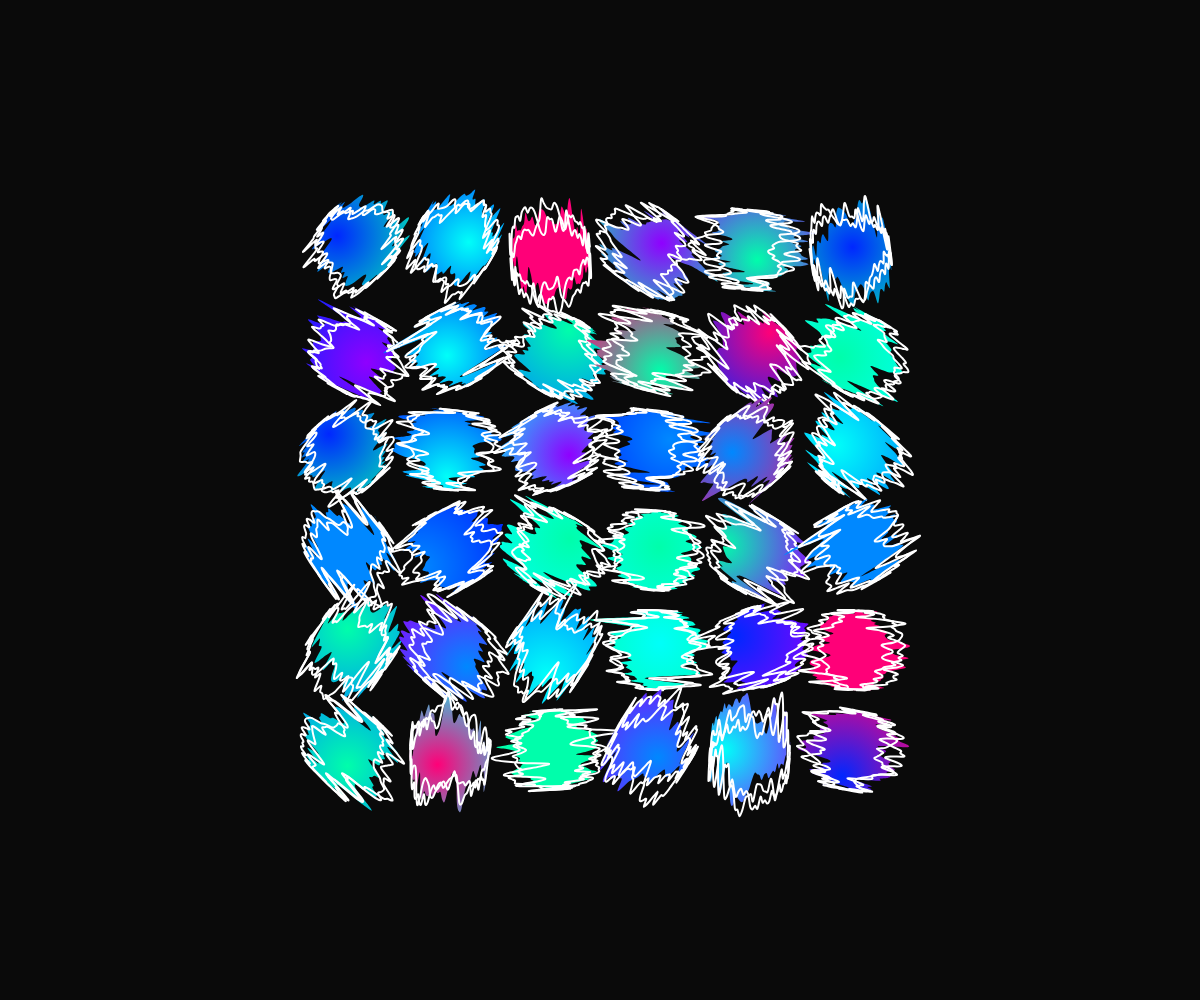
Frame 1 (no input)
Frame 2 (the mouse pressed at the canvas centre, redrawn once): identical to frame 1, image omitted

The p5.js sketch that drew this single still picture (run headless with seeded random() and noise() and a simulated clock; the mouse was pressed at the canvas centre and the sketch redrawn once):

// p5.js sketch
// ── sketch.js
let palette = ['#FF0078', '#8F00FF', '#0027FF', '#00FFF9', '#00FEAB', '#0088FF'] //messing with the palette colors: trying to make the colors more complimentary

let gradients = []
let noiseZs = []
let m
let radius
let seed

const PARAMS = {
	step: 100,
	precision: 100,
	diff: 0.8,
	noiseAmt: 0.9, 
	noiseScale: 5
} //changing amount of noise creates little furball scribble dudes

function setVars() {
	m = floor(min(width, height) * 0.6) // messes with the amount of little dudes
	m = floor(m / PARAMS.step) * PARAMS.step
	radius = PARAMS.step * 0.4 //changes overall size of everything    
	
	gradients = [] 
	noiseZs = []
	
	let i = 0
	for (let x = 0; x < m; x += PARAMS.step) {
		for (let y = 0; y < m; y += PARAMS.step) {
			let gx = random(PARAMS.step * -0.25, PARAMS.step * 0.25) 
			let gy = random(PARAMS.step * -0.25, PARAMS.step * 0.25)
			let gradient = drawingContext.createRadialGradient(gx, gy, 0, gx, gy, PARAMS.step) 

			gradient.addColorStop(0, random(palette))
			gradient.addColorStop(1, random(palette))
			gradients.push(gradient)
			noiseZs[i] = random(100, 500)
			i++
		}
	}
}

function setup() {
	seed = floor(random(1000))
	createCanvas(windowWidth, windowHeight);
	
	noLoop()
	
	setVars()
}

function draw() {
	background(10)
	push() 
	translate((width - m + PARAMS.step) / 2, (height - m + PARAMS.step) / 2)
	noStroke() 
	let i = 0 
	let noiseScale = PARAMS.noiseScaleDenom / radius
	
	for (let x = 0; x < m; x += PARAMS.step) {
		for (let y = 0; y < m; y += PARAMS.step) {
			push() 
			drawingContext.fillStyle = gradients[i]
			translate(x, y) 
			rotate(noise(y + PARAMS.step, x - y) * TWO_PI)
			noisyCircle(radius, noiseZs[i])
			
			noFill()
			stroke(255)
			strokeWeight(2)
			noisyCircle(radius, noiseZs[i] + PARAMS.diff)
			noisyCircle(radius, noiseZs[i] + PARAMS.diff * 2)
			pop()
			
			i++
		}
	}
}

function keyPressed() {
	if (keyCode === 32) {
		noiseSeed(++seed)
		setVars()
		redraw()
	}
}

function windowResized() {
	resizeCanvas(window.innerWidth, window.innerHeight)
	setVars()
	redraw()
}

function noisyCircle(r, noiseZ) {
		beginShape() 
		let angleStep = TWO_PI / PARAMS.precision 
		let noiseAmount = r * PARAMS.noiseAmt
		let noiseScale = PARAMS.noiseScale / r
		for (let i = -1; i <= PARAMS.precision + 1; i++) {
			let angle = angleStep * i 
			let x = cos(angle) * r 
			let y = sin(angle) * r 
			let n = noise(noiseScale * x, noiseScale * y, noiseZ)
			n = map(n, 0, 1, -noiseAmount, noiseAmount)
			curveVertex(x + n, y + n)
		}
		endShape()

}
